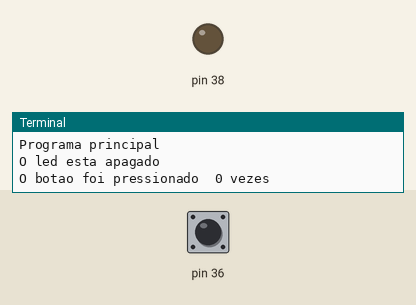
This program was run on a simulated Raspberry Pi (header pin numbers). Parts: output pins drawn as LEDs (lit = HIGH), the last lines printed to the terminal. The inputs (shaded band) are chosen by the test bench; at power-on: pin 36 LOW.

Above: at 1.2 s.
1.3 s: pin 36 pulled HIGH for 0.15 s
At 2.5 s:
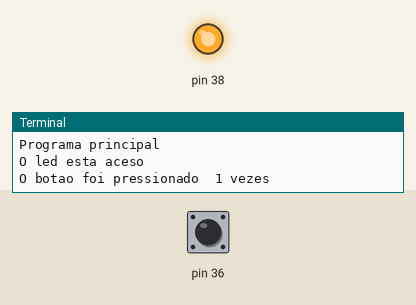
2.9 s: pin 36 pulled HIGH for 1 s
At 3.7 s:
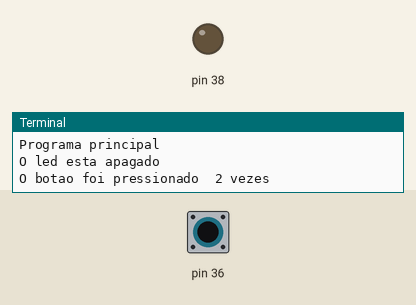
5.4 s: pin 36 pulled HIGH for 3.2 s
At 6.8 s:
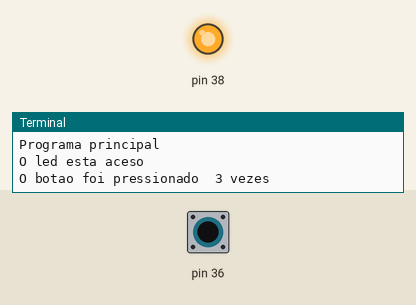
Timing chart, 0 to 8.4 s (numbered marks = the images above; inputs shaded):
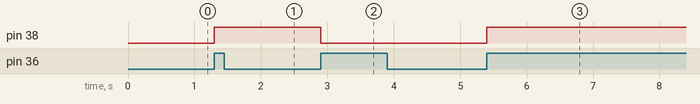

The program:

programa5.py
```python
#Implementacao de um codigo para controle de um led

import RPi.GPIO as GPIO
import time

#Configura o modo de pinagem do raspberry
GPIO.setmode(GPIO.BOARD) #pinout como o da placa

#Configurar uma porta GPIO como nivel baixo pull down
GPIO.setup(36, GPIO.IN, pull_up_down=GPIO.PUD_DOWN)
#Configura uma porta como saida
GPIO.setup(38, GPIO.OUT)

led_aceso = 0
led_contador = 0

#Funcao
def controla_led(channel):
    #como as variaveis sao globais deve-se declaralas
    global led_aceso
    global led_contador
    print("Botao foi presionado")
    if led_aceso == 0:
        GPIO.output(38, GPIO.HIGH)
        led_aceso = 1

    elif led_aceso == 1:
        GPIO.output(38, GPIO.LOW)
        led_aceso = 0

    led_contador = led_contador + 1
    #time.sleep(1)


#Funcao de callback de interrupcao
#cria o tratamento do evento de deteccao de uma board de subida
#no pino 36 do GPIO. debounce de 200ms.
GPIO.add_event_detect(36, GPIO.RISING, callback=controla_led,
                      bouncetime=200)

#Programa principal
try:
    while True:

        print("Programa principal")
        if led_aceso == 0:
            print("O led esta apagado")
        else:
            print("O led esta aceso")
        print("O botao foi pressionado ", + led_contador, "vezes")
        time.sleep(1)

#ocorre quando o control + c e pressinado
except KeyboardInterrupt:
    GPIO.output(38, GPIO.LOW)
    print("Programa sendo finalizado")
    exit()
```

Measured:
- after the input at 1.3 s, pin 38: LOW → HIGH at once
- after the input at 2.9 s, pin 38: HIGH → LOW at once
- after the input at 5.4 s, pin 38: LOW → HIGH at once
